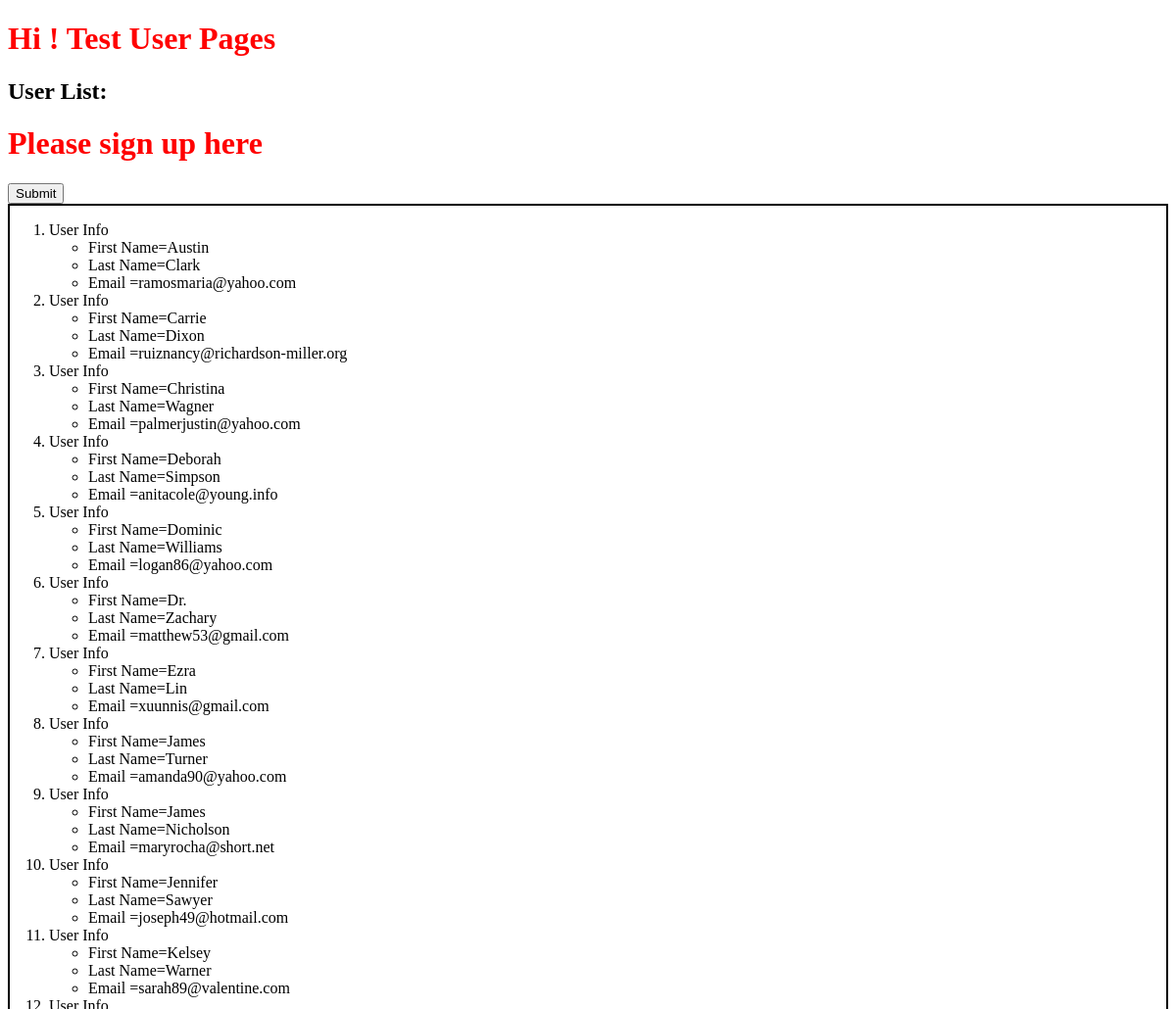
The page /user/ (upper part) on the database as committed earlier.
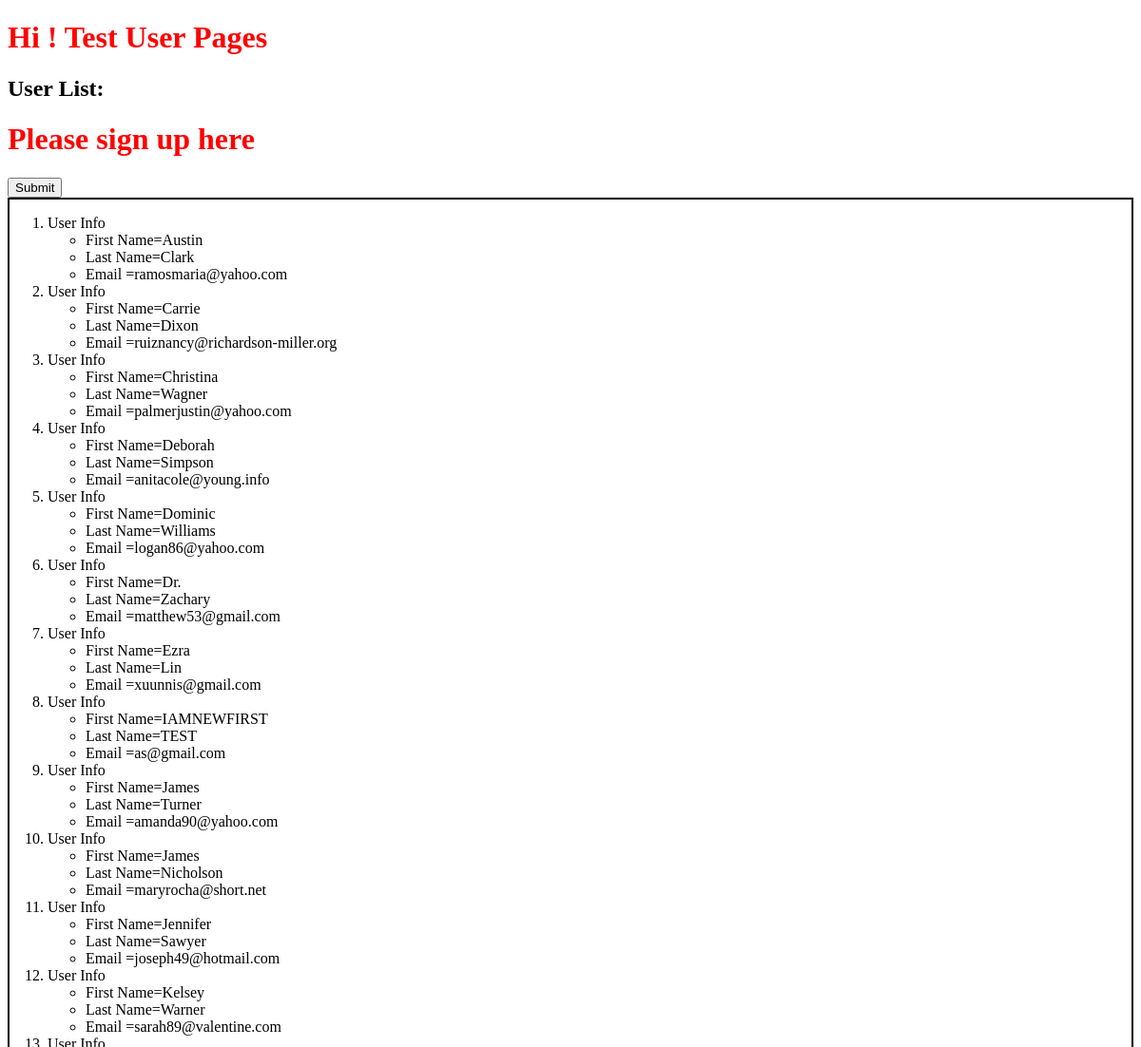
The same page on the database as committed later.
### first_app/models.py (models this page shows)
class User(models.Model):
    first_name=models.CharField(max_length=264)
    last_name=models.CharField(max_length=264)
    email=models.EmailField(max_length=264,unique=True)

### first_app/views.py (the view)
# urls.py: path('user/',views.user,name='user'),
def user(request):
    user_list=User.objects.order_by('first_name')
    user_dict={'users':user_list}
    return render(request,'first_app/user.html',context=user_dict)

### templates/first_app/user.html (shortened to what this page needs)
<!DOCTYPE html>
{% load static %}
<html lang="en" dir="ltr">
  <head>
    <link rel="stylesheet" href="{% static "css/mystyle.css" %}"/>
  </head>
  <body>
    <h1>Hi ! Test User Pages</h1>
    <h2> User List:</h2>
    <div class="container">
      <h1>Please sign up here</h1>
        <form method="POST">
          <input type="submit" class="btn btn-primary" value="Submit">
        </form>
    </div>
    <div class="djangotwo">
      {% if users %}
      <ol>
          {% for user in users %}
          <li>User Info</li>
          <ul>
            <li>First Name={{ user.first_name}}</li>
            <li>Last Name={{ user.last_name}}</li>
            <li>Email ={{ user.email}}</li>
          </ul>
          {% endfor %}
      </ol>
      {% else %}
        <p> No ACCESS RECORDED</p>
      {% endif %}
    </div>
  </body>
</html>

Rows that differ between the two databases and show on the page:
added User: first_name "IAMNEWFIRST", last_name "TEST", email "as@gmail.com"
